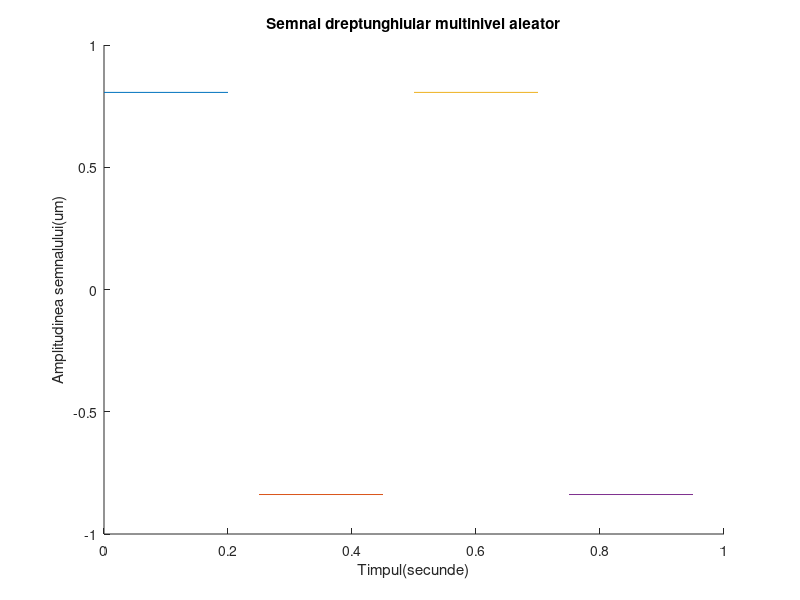

Write MATLAB code to recreate this figure.
hold on;
%utilizam hold on pentru a afisa simultan mai multe semnale pe acelasi grafic
%200ms
%folosim rand pentru a genera un numar aleator
r1=rand(1);
r2=rand(1);
t1=0:0.2:0.25;
t2=0.25:.2:0.5;
%Stabilesc nivelurile
x1=r1*square(8*pi*t1,100);
x2=-r2*square(8*pi*t2,100);
%->Folosim functia axis pentru a delimita spectrele de valori ale graficului generat de plot pentru a se incadra corespunzator in parametri
axis([0 1 -1 1]);
%->Acum graficul se va intinde de la 0 la 1 pe Ox si de a -1 la 1 pe Oy
%->Vom folosi functia plot pentru a genera un grafic cu parametrii t1 si x1 si un grafic cu t2 si x2
plot(t1,x1);
plot(t2,x2);
t3=0.5:0.2:0.75;
t4=0.75:0.2:1;
%Stabilesc nivelurile
x3=r1*square(8*pi*t3,100);
x4=-r2*square(8*pi*t4,100);
%->Vom folosi functia plot pentru a genera un grafic cu parametrii t3 si x3 si un grafic cu t4 si x4
plot(t3,x3);
plot(t4,x4);
%Am denumit axa Ox
xlabel('Timpul(secunde)')
%Am denumit axa Oy
ylabel('Amplitudinea semnalului(um)')
title('Semnal dreptunghiular multinivel aleator')
